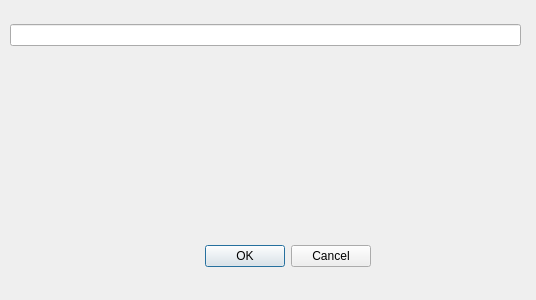
<?xml version="1.0" encoding="UTF-8"?>
<ui version="4.0">
 <class>Dialog</class>
 <widget class="QDialog" name="Dialog">
  <property name="geometry">
   <rect>
    <x>0</x>
    <y>0</y>
    <width>536</width>
    <height>300</height>
   </rect>
  </property>
  <property name="windowTitle">
   <string>Dialog</string>
  </property>
  <widget class="QDialogButtonBox" name="buttonBox">
   <property name="geometry">
    <rect>
     <x>30</x>
     <y>240</y>
     <width>341</width>
     <height>32</height>
    </rect>
   </property>
   <property name="orientation">
    <enum>Qt::Horizontal</enum>
   </property>
   <property name="standardButtons">
    <set>QDialogButtonBox::Cancel|QDialogButtonBox::Ok</set>
   </property>
  </widget>
  <widget class="QWidget" name="verticalLayoutWidget">
   <property name="geometry">
    <rect>
     <x>10</x>
     <y>10</y>
     <width>511</width>
     <height>51</height>
    </rect>
   </property>
   <layout class="QVBoxLayout" name="verticalLayout">
    <item>
     <widget class="QLineEdit" name="lineEdit"/>
    </item>
   </layout>
  </widget>
 </widget>
 <resources/>
 <connections>
  <connection>
   <sender>buttonBox</sender>
   <signal>accepted()</signal>
   <receiver>Dialog</receiver>
   <slot>accept()</slot>
   <hints>
    <hint type="sourcelabel">
     <x>248</x>
     <y>254</y>
    </hint>
    <hint type="destinationlabel">
     <x>157</x>
     <y>274</y>
    </hint>
   </hints>
  </connection>
  <connection>
   <sender>buttonBox</sender>
   <signal>rejected()</signal>
   <receiver>Dialog</receiver>
   <slot>reject()</slot>
   <hints>
    <hint type="sourcelabel">
     <x>316</x>
     <y>260</y>
    </hint>
    <hint type="destinationlabel">
     <x>286</x>
     <y>274</y>
    </hint>
   </hints>
  </connection>
 </connections>
</ui>
